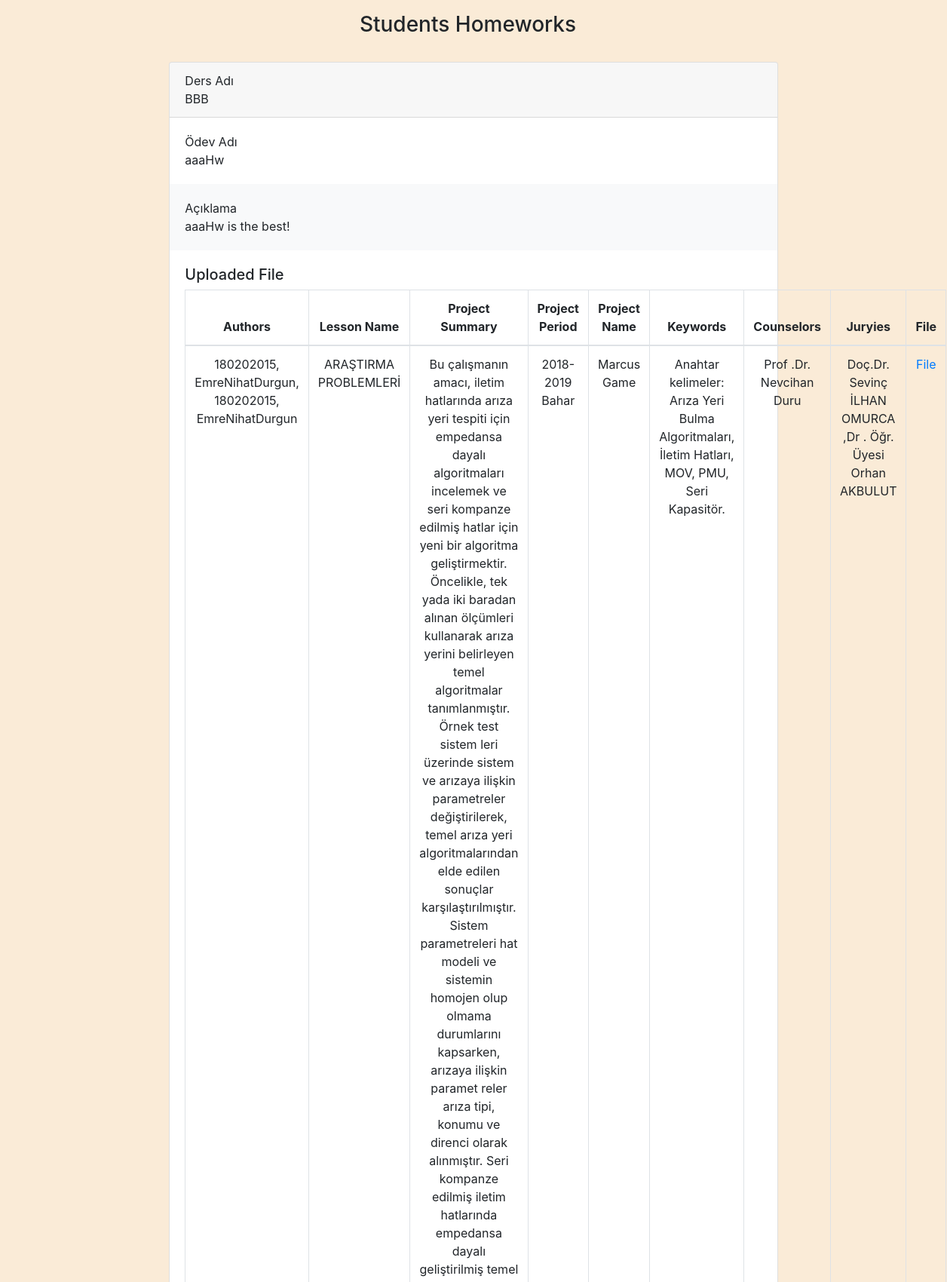
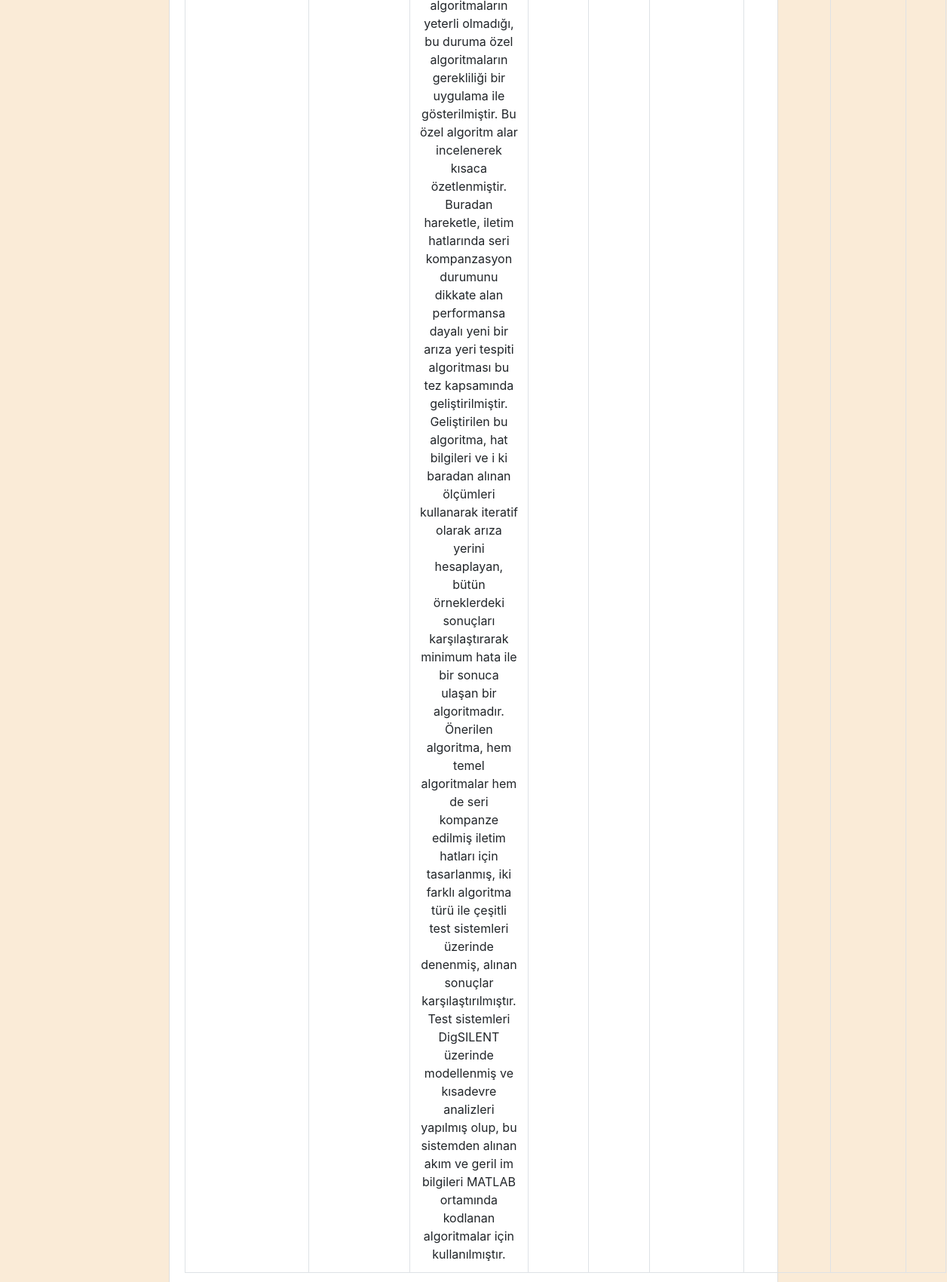
/yazlab33/homeworks.php (signed in, upper part), run on the app's committed database (2 pictures, top to bottom).
### tables this page shows
CREATE TABLE IF NOT EXISTS `homeworks` (
  `hwID` int(11) NOT NULL AUTO_INCREMENT,
  `juryID` int(11) NOT NULL,
  `lessonName` varchar(100) NOT NULL,
  `hwName` varchar(100) NOT NULL,
  `hwDescription` varchar(300) NOT NULL,
  PRIMARY KEY (`hwID`)
);

CREATE TABLE IF NOT EXISTS `uploads` (
  `uploadID` int(11) NOT NULL AUTO_INCREMENT,
  `hwID` int(11) NOT NULL,
  `studentID` int(11) NOT NULL,
  `file_Authors` varchar(999) NOT NULL,
  `file_LessonName` varchar(999) NOT NULL,
  `file_ProjectSummary` longtext NOT NULL,
  `file_ProjectPeriod` varchar(999) NOT NULL,
  `file_ProjectName` varchar(999) NOT NULL,
  `file_Keywords` longtext NOT NULL,
  `file_Counselors` varchar(999) NOT NULL,
  `file_Juryies` varchar(999) NOT NULL,
  `filePath` varchar(999) NOT NULL,
  PRIMARY KEY (`uploadID`)
);

### yazlab33/connectDB.php (called while the page is built, shortened)
<?php
function connectDB(){
    $servername = "localhost:3307";
    $username = "root";
    $password = "";
    $database = "yazlab33";
    $conn = new mysqli($servername, $username, $password,$database);
    return $conn;
}
function getHomeworks(){
    $conn = connectDB();
    if ($result = $conn -> query("SELECT * FROM homeworks")) {
        $num_rows = mysqli_num_rows($result);
        if($num_rows > 0){
            $datas = mysqli_fetch_all ($result, MYSQLI_ASSOC);
            return $datas;
        }
    }else{
        echo("Error description: " . $conn -> error);
        return false;
    }
}
function getStudentUploads($studentID,$homeworkID){
    $conn = connectDB();
    if ($result = $conn -> query("SELECT * FROM uploads WHERE studentID = '$studentID' and  hwID = '$homeworkID'")) {
        $num_rows = mysqli_num_rows($result);
        if($num_rows > 0){
            $row =  mysqli_fetch_all ($result, MYSQLI_ASSOC);
            return $row;
        }
    }else{
        echo("Error description: " . $conn -> error);
        return false;
    }
}
?>

### yazlab33/homeworks.php (the view, shortened to what this page needs)
<?php
    require_once('./connectDB.php');
    if(isset($_SESSION["studentCredentials"])){
        $hwResults = getHomeworks();
    }else{
        header("Location: login.php");
        exit;
    }
?>
<!DOCTYPE html>
<html lang="en">
<head>
    <link rel="stylesheet" href="https://maxcdn.bootstrapcdn.com/bootstrap/4.5.2/css/bootstrap.min.css">
</head>
<body>
    <body class="text-center" style="background-color: antiquewhite">
        <div class="cover-container d-flex h-100 mx-auto flex-column ">
            <div class="container-fluid navbar-nav">
                <nav class="navbar-nav mt-3" style="background-color: antiquewhite">
                    <span class="mx-auto">
                        <h3>Students Homeworks</h3>
                    </span>
                </nav>
            </div>
            <div class="container-fluid " style="background-color: antiquewhite">
                <div class="row">
                    <div class="col-8 mx-auto mt-4">
                        <?php foreach ($hwResults as &$hwRow) {
                            $uploadResult = getStudentUploads($_SESSION["studentCredentials"]["userID"],$hwRow["hwID"]);
                        ?>
                            <div class="card">
                                <div class="card-header float-left">
                                    <span class="float-left">Ders Adı</span><br>
                                    <span class="float-left"><?php echo $hwRow["lessonName"] ?></span>
                                </div>
                                <div class="card-body float-left">
                                    <span class="float-left">Ödev Adı</span><br>
                                    <span class="float-left"><?php echo $hwRow["hwName"] ?></span>
                                </div>
                                <div class="card-body bg-light float-left">
                                    <span class="float-left">Açıklama</span><br>
                                    <span class="float-left"><?php echo $hwRow["hwDescription"] ?></span>
                                </div>
                                <div class="card-body float-right">
                                <h5 class="float-left">
                                    Uploaded File
                                </h5>
                                    <table class="table table-bordered">
                                        <thead>
                                            <tr>
                                                <th>Authors</th>
                                                <th>Lesson Name</th>
                                                <th>Project Summary</th>
                                                <th>Project Period</th>
                                                <th>Project Name</th>
                                                <th>Keywords</th>
                                                <th>Counselors</th>
                                                <th>Juryies</th>
                                                <th>File</th>
                                            </tr>
                                        </thead>
                                        <tbody>
                                            <?php foreach ( $uploadResult as &$uRow){ ?>
                                                <tr>
                                                    <td><?php echo $uRow["file_Authors"] ?></td>
                                                    <td><?php echo $uRow["file_LessonName"] ?></td>
                                                    <td><?php echo $uRow["file_ProjectSummary"] ?></td>
                                                    <td><?php echo $uRow["file_ProjectPeriod"] ?></td>
                                                    <td><?php echo $uRow["file_ProjectName"] ?></td>
                                                    <td><?php echo $uRow["file_Keywords"] ?></td>
                                                    <td><?php echo $uRow["file_Counselors"] ?></td>
                                                    <td><?php echo $uRow["file_Juryies"] ?></td>
                                                    <td><a href="<?php echo $uRow["filePath"]?>">File</a></td>
                                                </tr>
                                            <?php } ?>
                                        </tbody>
                                    </table>
                                </div>
                            </div>
                            <br><br>
                        <?php } ?>
                    </div>
                </div>
            </div>
        </div>
    </body>
</body>
</html>

### data on the page
homeworks: lessonName "BBB", hwName "aaaHw", hwDescription "aaaHw is the best!"
uploads: file_Authors "180202015, EmreNihatDurgun, 180202015, EmreNihatDurgun", file_LessonName "ARAŞTIRMA PROBLEMLERİ", file_ProjectSummary "Bu çalışmanın amacı, iletim hatlarında arıza yeri tespiti için empedansa dayalı algoritmaları incelemek ve seri kompanze edilmiş hatlar için yeni bir algoritma geliştirmektir. Öncelikle, tek yada iki baradan alınan ölçümleri kullanarak arıza yerini belirleyen temel algoritmalar tanımlanmıştır. Örnek test sistem leri üzerinde sistem ve arızaya ilişkin parametreler değiştirilerek, temel arıza yeri algoritmalarından elde edilen sonuçlar karşılaştırılmıştır. Sistem parametreleri hat modeli ve sistemin homojen olup olmama durumlarını kapsarken, arızaya ilişkin paramet reler arıza tipi, konumu ve direnci olarak alınmıştır. Seri kompanze edilmiş iletim hatlarında empedansa dayalı geliştirilmiş…", file_ProjectPeriod "2018-2019 Bahar", file_ProjectName "Marcus Game", file_Keywords "Anahtar kelimeler: Arıza Yeri Bulma Algoritmaları, İletim Hatları, MOV, PMU, Seri Kapasitör.", file_Counselors "Prof .Dr. Nevcihan Duru", file_Juryies "Doç.Dr. Sevinç İLHAN OMURCA ,Dr . Öğr. Üyesi Orhan AKBULUT"
